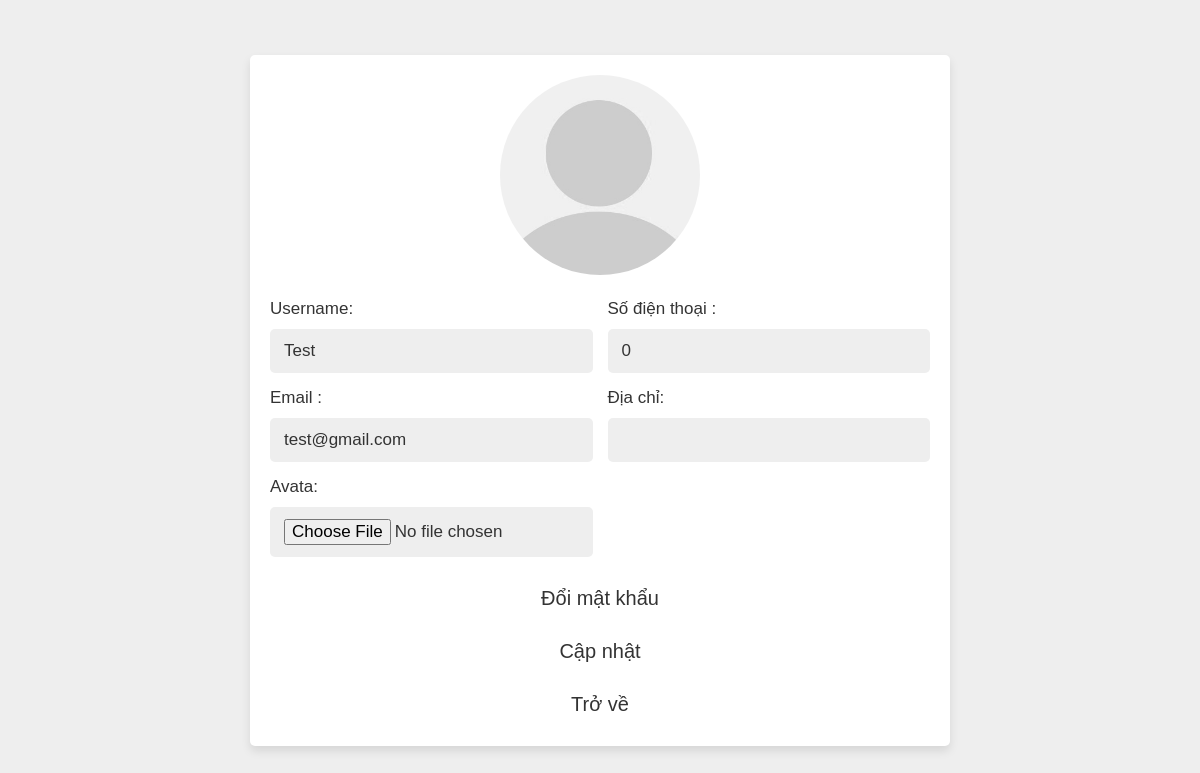
The app's page /view/profile.php (signed in) with its own data.
### tables this page shows
CREATE TABLE `users` (
  `id` int(20) NOT NULL,
  `username` varchar(100) NOT NULL,
  `email` varchar(100) NOT NULL,
  `phone` int(10) NOT NULL,
  `address` varchar(50) NOT NULL,
  `password` varchar(100) NOT NULL,
  `user_type` varchar(20) NOT NULL DEFAULT 'user',
  `image` varchar(100) NOT NULL
);

### view/profile.php (the view, shortened to what this page needs)
<?php
   @include '../model/connectdb.php';
   $user_id = $_SESSION['id_user'];
?>
<!DOCTYPE html>
<html lang="en">
<head>
</head>
<body>
<div class="update-profile">
   <?php
      $select = mysqli_query($conn, "SELECT * FROM `users` WHERE id = '$user_id'") or die('Cập nhật thất bại');
      if(mysqli_num_rows($select) > 0){
         $fetch = mysqli_fetch_assoc($select);
      }
   ?>
   <form action="" method="post" enctype="multipart/form-data">
      <?php
         if($fetch['image'] == ''){
            echo '<img src="../public/img/avata_default.png">';
         }else{
            echo '<img src="../public/uploaded_img/'.$fetch['image'].'">';
         }
      ?>
      <div class="flex">
         <div class="inputBox">
            <span>Username:</span>
            <input type="text" name="update_name" value="<?php echo $fetch['username']; ?>" class="box">
            <span>Email :</span>
            <input type="email" name="update_email" value="<?php echo $fetch['email']; ?>" class="box">
            <span>Avata:</span>
            <input type="file" name="update_image" accept="image/jpg, image/jpeg, image/png" class="box">
         </div>
         <div class="inputBox">
            <span>Số điện thoại :</span>
            <input type="phone" name="update_phone" value="<?php echo $fetch['phone']; ?>" class="box">
            <span>Địa chỉ:</span>
            <input type="text" name="update_address" value="<?php echo $fetch['address']; ?>" class="box">
         </div>
      </div>
      <a class="delete-btn" href="../index.php?act=update_pass">Đổi mật khẩu</a>
      <input type="submit" value="Cập nhật" name="update_profile" class="btn">
      <a href="../index.php" class="delete-btn">Trở về</a>
   </form>
</div>
</body>
</html>

### view/profile.php (style rules this page uses)
:root { --black:#333; --white:#fff; --gray: gray; --light-bg:#eee; --text:#ECE5C7; --box-shadow:0 5px 10px rgba(0,0,0,.1); }
* { font-family: 'Poppins', sans-serif; margin:0; padding:0; box-sizing: border-box; outline: none; border: none; text-decoration: none; }
.btn, .delete-btn { width: 100%; border-radius: 5px; padding:10px 30px; color:var(--black); display: block; text-align: center; cursor: pointer; font-size: 20px; margin-top: 10px; }
.btn { background-color: var(--white); }
.delete-btn { background-color: var(--white); }
.update-profile { min-height: 100vh; background-color: var(--light-bg); display: flex; align-items: center; justify-content: center; padding:20px; }
.update-profile form { padding:20px; background-color: var(--white); box-shadow: var(--box-shadow); text-align: center; width: 700px; text-align: center; border-radius: 5px; }
.update-profile form img { height: 200px; width: 200p; border-radius: 50%; object-fit: cover; margin-bottom: 5px; }
.update-profile form .flex { display: flex; justify-content: space-between; margin-bottom: 20px; gap:15px; }
.update-profile form .flex .inputBox { width: 49%; }
.update-profile form .flex .inputBox span { text-align: left; display: block; margin-top: 15px; font-size: 17px; color:var(--black); }
.update-profile form .flex .inputBox .box { width: 100%; border-radius: 5px; background-color: var(--light-bg); padding:12px 14px; font-size: 17px; color:var(--black); margin-top: 10px; }

### records on screen
users: update_name "Test", update_email "test@gmail.com", update_phone "0"
